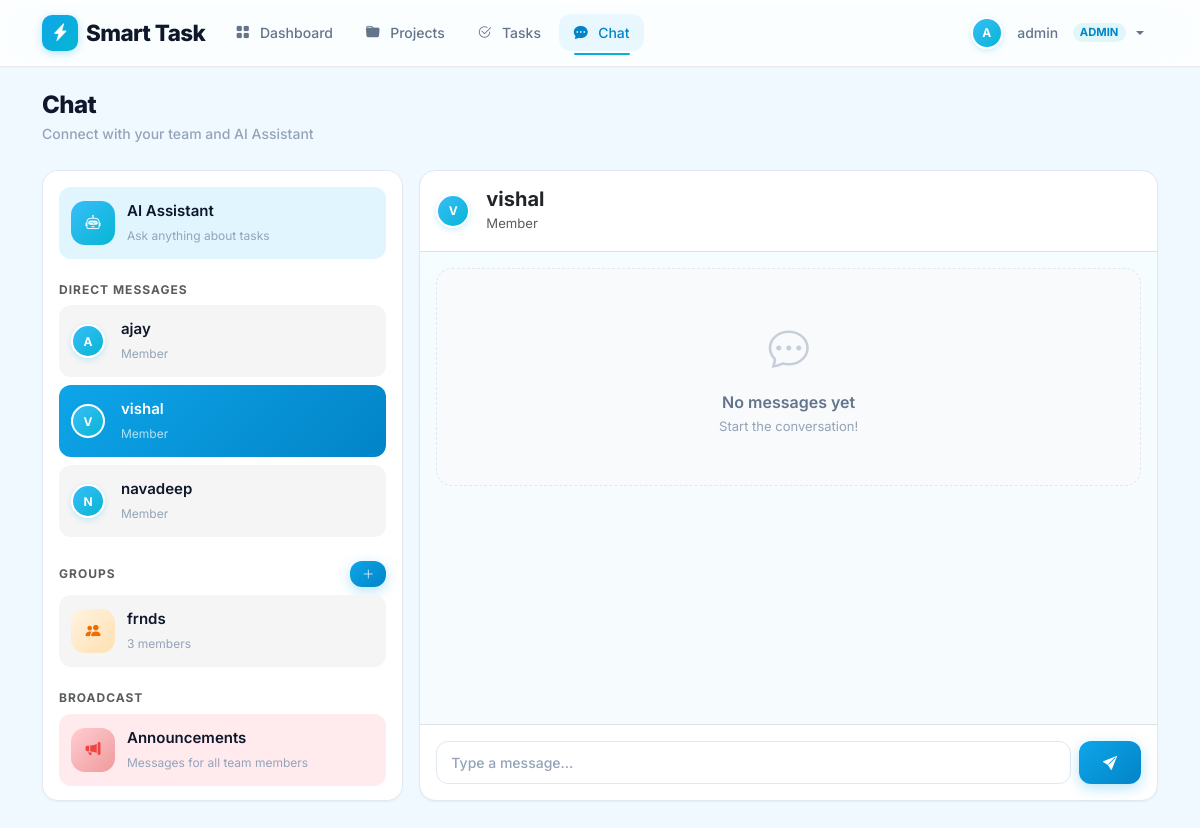
Screenshot of /chat?type=dm&id=3 (signed in) with the database file from the repository.
### app.py (models this page shows)
class User(db.Model):
    id = db.Column(db.Integer, primary_key=True)
    username = db.Column(db.String(80), unique=True, nullable=False)
    email = db.Column(db.String(120), unique=True, nullable=False)
    password = db.Column(db.String(200), nullable=False)
    role = db.Column(db.String(20), default='member')  # admin or member
    created_at = db.Column(db.DateTime, default=datetime.utcnow)
    owned_projects = db.relationship('Project', backref='owner', lazy=True, foreign_keys='Project.owner_id')
    member_projects = db.relationship('Project', secondary=project_members, backref='members')
    assigned_tasks = db.relationship('Task', backref='assignee', lazy=True, foreign_keys='Task.assigned_to')
    created_tasks = db.relationship('Task', backref='creator', lazy=True, foreign_keys='Task.created_by')

class ChatGroup(db.Model):
    id = db.Column(db.Integer, primary_key=True)
    name = db.Column(db.String(100), nullable=False)
    created_by = db.Column(db.Integer, db.ForeignKey('user.id'), nullable=False)
    created_at = db.Column(db.DateTime, default=datetime.utcnow)
    members = db.relationship('User', secondary=group_members, backref='chat_groups')
    creator = db.relationship('User', foreign_keys=[created_by])

### app.py (the view, shortened to what this page needs)
@app.route('/chat')
@login_required
def chat():
    user = User.query.get(session['user_id'])
    users = User.query.filter(User.id != user.id).all()
    groups = ChatGroup.query.all()
    try:
        chat_status = UserChatStatus.query.filter_by(user_id=user.id).first()
        if not chat_status:
            chat_status = UserChatStatus(user_id=user.id)
            db.session.add(chat_status)
        chat_status.last_read_at = datetime.utcnow()
        db.session.commit()
    except Exception:
        db.session.rollback()  # Table may not exist yet
    chat_type = request.args.get('type', 'ai')  # ai, dm, group, broadcast
    chat_id = request.args.get('id', type=int)
    messages = []
    selected_user = None
    selected_group = None
    ai_mode = False
    if chat_type == 'dm' and chat_id:
        selected_user = User.query.get(chat_id)
        messages = Message.query.filter(
            ((Message.sender_id == user.id) & (Message.receiver_id == chat_id)) |
            ((Message.sender_id == chat_id) & (Message.receiver_id == user.id))
        ).order_by(Message.created_at.asc()).all()
    elif chat_type == 'broadcast':
        messages = Message.query.filter_by(is_broadcast=True).order_by(Message.created_at.asc()).all()
    elif chat_type == 'ai':
        ai_mode = True
        messages = Message.query.filter_by(sender_id=user.id, receiver_id=user.id).order_by(Message.created_at.asc()).all()
    return render_template('chat.html',
                           users=users,
                           groups=groups,
                           user=user,
                           messages=messages,
                           chat_type=chat_type,
                           chat_id=chat_id,
                           selected_user=selected_user,
                           selected_group=selected_group,
                           ai_mode=ai_mode)

### app.py (called while the page is built)
def login_required(f):
    @wraps(f)
    def decorated_function(*args, **kwargs):
        if 'user_id' not in session:
            flash('Please login first.', 'error')
            return redirect(url_for('login'))
        return f(*args, **kwargs)
    return decorated_function

@app.context_processor
def inject_unread_messages():
    has_unread = False
    if 'user_id' in session:
        try:
            user_id = session['user_id']
            chat_status = UserChatStatus.query.filter_by(user_id=user_id).first()
            last_read = chat_status.last_read_at if chat_status else datetime.min
            unread = Message.query.filter(
                (Message.created_at > last_read) &
                (Message.sender_id != user_id) &
                (
                    (Message.receiver_id == user_id) |
                    (Message.is_broadcast == True) |
                    (Message.group_id != None)
                )
            ).first()
            has_unread = unread is not None
        except Exception:
            pass  # Table may not exist yet
    return dict(has_unread_messages=has_unread)

### templates/chat.html (shortened to what this page needs)
{% extends "base.html" %}
{% block content %}
<div class="page-header mb-4">
    <h2 class="mb-1">Chat</h2>
    <p class="mb-0">Connect with your team and AI Assistant</p>
</div>
<div class="row g-3">
    <div class="col-lg-4">
        <div class="card p-3 h-100" style="max-height: 75vh; overflow-y: auto;">
            <a href="{{ url_for('chat', type='ai') }}" class="chat-item ai {{ 'active' if chat_type == 'ai' else '' }}">
                <div class="chat-item-icon ai">
                    <i class="bi bi-robot text-white"></i>
                </div>
                <div>
                    <div class="chat-item-label">AI Assistant</div>
                    <small class="chat-item-sublabel">Ask anything about tasks</small>
                </div>
            </a>
            <h6 class="fw-bold mt-3 mb-2 text-muted" style="font-size:0.75rem;text-transform:uppercase;letter-spacing:1px;">Direct Messages</h6>
            {% for u in users %}
            <a href="{{ url_for('chat', type='dm', id=u.id) }}" class="chat-item dm {{ 'active' if chat_type == 'dm' and chat_id == u.id else '' }}">
                <div class="avatar-circle me-3">{{ u.username[0]|upper }}</div>
                <div>
                    <div class="chat-item-label">{{ u.username }}</div>
                    <small class="chat-item-sublabel">{{ u.role|capitalize }}</small>
                </div>
            </a>
            {% endfor %}
            <div class="d-flex justify-content-between align-items-center mt-3 mb-2">
                <h6 class="fw-bold text-muted mb-0" style="font-size:0.75rem;text-transform:uppercase;letter-spacing:1px;">Groups</h6>
                {% if user.role == 'admin' %}
                <button class="btn btn-sm btn-primary" style="padding:4px 12px;font-size:0.75rem;" data-bs-toggle="modal" data-bs-target="#createGroupModal">
                    <i class="bi bi-plus-lg"></i>
                </button>
                {% endif %}
            </div>
            {% for g in groups %}
            <a href="{{ url_for('chat', type='group', id=g.id) }}" class="chat-item group {{ 'active' if chat_type == 'group' and chat_id == g.id else '' }}">
                <div class="chat-item-icon group">
                    <i class="bi bi-people-fill"></i>
                </div>
                <div>
                    <div class="chat-item-label">{{ g.name }}</div>
                    <small class="chat-item-sublabel">{{ g.members|length }} members</small>
                </div>
            </a>
            {% else %}
            <p class="text-muted small">No groups yet.</p>
            {% endfor %}
            <h6 class="fw-bold mt-3 mb-2 text-muted" style="font-size:0.75rem;text-transform:uppercase;letter-spacing:1px;">Broadcast</h6>
            <a href="{{ url_for('chat', type='broadcast') }}" class="chat-item broadcast {{ 'active' if chat_type == 'broadcast' else '' }}">
                <div class="chat-item-icon broadcast">
                    <i class="bi bi-megaphone-fill"></i>
                </div>
                <div>
                    <div class="chat-item-label">Announcements</div>
                    <small class="chat-item-sublabel">Messages for all team members</small>
                </div>
            </a>
        </div>
    </div>
    <div class="col-lg-8">
        <div class="card p-0 h-100" style="max-height: 75vh; display:flex; flex-direction:column;">
            <div class="p-3 border-bottom d-flex align-items-center" style="flex-shrink:0;">
                {% if ai_mode %}
                <div class="stat-icon me-3" style="width:44px;height:44px;border-radius:14px;background:linear-gradient(135deg,var(--primary-light),var(--accent));">
                    <i class="bi bi-robot text-white"></i>
                </div>
                <div>
                    <h5 class="fw-bold mb-0">AI Assistant</h5>
                    <small class="text-muted">Smart Task AI</small>
                </div>
                {% elif chat_type == 'dm' and selected_user %}
                <div class="avatar-circle me-3">{{ selected_user.username[0]|upper }}</div>
                <div>
                    <h5 class="fw-bold mb-0">{{ selected_user.username }}</h5>
                    <small class="text-muted">{{ selected_user.role|capitalize }}</small>
                </div>
                {% else %}
                <div>
                    <h5 class="fw-bold mb-0">Select a chat</h5>
                    <small class="text-muted">Choose from the sidebar</small>
                </div>
                {% endif %}
            </div>
            <div class="p-3 flex-grow-1" style="overflow-y: auto; background: linear-gradient(180deg, rgba(224,247,250,0.3), rgba(227,242,253,0.3));">
                {% if messages %}
                    {% for msg in messages %}
                        {% set is_me = msg.sender_id == user.id %}
                        <div class="d-flex mb-3 {{ 'justify-content-end' if is_me else '' }}">
                            {% if not is_me %}
                            <div class="avatar-circle me-2 chat-avatar">{{ msg.sender.username[0]|upper }}</div>
                            {% endif %}
                            <div class="chat-bubble {{ 'me' if is_me else '' }}">
                                <div class="chat-bubble-name">
                                    {{ 'You' if is_me else msg.sender.username }}
                                    {% if msg.content.startswith('[AI Assistant]') %}<i class="bi bi-robot ms-1"></i>{% endif %}
                                </div>
                                <div>{{ msg.content.replace('[AI Assistant] ', '') if msg.content.startswith('[AI Assistant]') else msg.content }}</div>
                                <div class="chat-bubble-time">{{ msg.created_at.strftime('%b %d, %H:%M') }}</div>
                            </div>
                        </div>
                    {% endfor %}
                {% else %}
                    <div class="empty-state">
                        {% if ai_mode %}
                        <i class="bi bi-robot"></i>
                        <h5>AI Assistant</h5>
                        <p class="small">Try asking: "How many tasks do I have?" or "Give me a productivity tip"</p>
                        {% else %}
                        <i class="bi bi-chat-dots"></i>
                        <h5>No messages yet</h5>
                        <p class="small">Start the conversation!</p>
                        {% endif %}
                    </div>
                {% endif %}
            </div>
            {% if chat_type %}
            {% if chat_type == 'broadcast' and user.role != 'admin' %}
            <div class="p-3 border-top text-center text-muted small" style="flex-shrink:0;">
                <i class="bi bi-info-circle me-1"></i> Only admins can post announcements.
            </div>
            {% else %}
            <div class="p-3 border-top" style="flex-shrink:0;">
                <form method="POST" action="{{ url_for('send_message') }}" class="d-flex gap-2">
                    <input type="text" name="content" class="form-control flex-grow-1" placeholder="{{ 'Ask the AI Assistant...' if ai_mode else 'Type a message...' }}" required autocomplete="off">
                    <button type="submit" class="btn btn-primary px-4">
                        <i class="bi bi-send-fill"></i>
                    </button>
                </form>
            </div>
            {% endif %}
            {% endif %}
        </div>
    </div>
</div>
{% endblock %}

### templates/base.html (style rules this page uses)
:root { --primary: #0ea5e9; --primary-light: #38bdf8; --primary-dark: #0284c7; --accent: #06b6d4; --critical: #ef4444; --warning: #f59e0b; --safe: #10b981; --bg: #f0f9ff; --bg-surface: #ffffff; --text: #0f172a; --text-secondary: #64748b; --text-muted: #94a3b8; --border: #e2e8f0; --shadow-sm: 0 1px 2px 0 rgb(0 0 0 / 0.05); --shadow: 0 1px 3px 0 rgb(0 0 0 / 0.1), 0 1px 2px -1px rgb(0 0 0 / 0.1); --shadow-md: 0 4px 6px -1px rgb(0 0 0 / 0.1), 0 2px 4px -2px rgb(0 0 0 / 0.1); --shadow-lg: 0 10px 15px -3px rgb(0 0 0 / 0.1), 0 4px 6px -4px rgb(0 0 0 / 0.1); --shadow-xl: 0 20px 25px -5px rgb(0 0 0 / 0.1), 0 8px 10px -6px rgb(0 0 0 / 0.1); --radius-sm: 8px; --radius: 12px; --radius-lg: 16px; --radius-xl: 24px; --transition: all 0.25s cubic-bezier(0.4, 0, 0.2, 1); --font-sans: 'Inter', ui-sans-serif, system-ui, -apple-system, sans-serif; }
* { font-family: var(--font-sans); box-sizing: border-box; }
html { scroll-behavior: smooth; }
body { background: var(--bg); color: var(--text); min-height: 100vh; font-size: 0.9375rem; line-height: 1.6; -webkit-font-smoothing: antialiased; -moz-osx-font-smoothing: grayscale; }
.card { border: 1px solid var(--border); border-radius: var(--radius-lg); background: var(--bg-surface); box-shadow: var(--shadow-sm); transition: var(--transition); }
.btn-primary { background: linear-gradient(135deg, var(--primary), var(--primary-dark)); border: none; border-radius: var(--radius); font-weight: 600; padding: 0.6rem 1.25rem; font-size: 0.875rem; box-shadow: 0 4px 14px rgba(14,165,233,0.3); transition: var(--transition); color: white; }
.form-control, .form-select { border-radius: var(--radius); border: 1.5px solid var(--border); padding: 0.6rem 0.875rem; font-weight: 500; font-size: 0.875rem; background: var(--bg-surface); color: var(--text); transition: var(--transition); }
.form-control::placeholder { color: var(--text-muted); }
.empty-state { text-align: center; padding: 48px 24px; color: var(--text-muted); background: #f8fafc; border-radius: var(--radius-lg); border: 1px dashed var(--border); }
.empty-state i { font-size: 2.5rem; color: var(--text-muted); opacity: 0.5; margin-bottom: 0.75rem; display: block; }
.empty-state h5 { font-size: 1rem; font-weight: 600; color: var(--text-secondary); margin-bottom: 0.25rem; }
.empty-state p { font-size: 0.8125rem; margin-bottom: 0; }
.page-header { margin-bottom: 1.5rem; }
.page-header h2 { font-weight: 800; font-size: 1.5rem; letter-spacing: -0.025em; color: var(--text); }
.page-header p { color: var(--text-muted); font-size: 0.875rem; margin-top: 0.25rem; font-weight: 500; }
.avatar-circle { width: 34px; height: 34px; border-radius: 50%; background: linear-gradient(135deg, var(--primary-light), var(--accent)); display: inline-flex; align-items: center; justify-content: center; color: white; font-weight: 700; font-size: 0.75rem; box-shadow: 0 2px 6px rgba(14,165,233,0.2); border: 2px solid white; }
.chat-item { display: flex; align-items: center; padding: 0.75rem; margin-bottom: 0.5rem; border-radius: var(--radius); text-decoration: none; transition: var(--transition); }
.chat-item.active { background: linear-gradient(135deg, var(--primary), var(--primary-dark)); color: white; }
.chat-item.active .chat-item-label { color: white; }
.chat-item.active .chat-item-sublabel { color: rgba(255,255,255,0.7); }
.chat-item-icon { width: 44px; height: 44px; border-radius: 14px; display: flex; align-items: center; justify-content: center; margin-right: 0.75rem; flex-shrink: 0; }
.chat-item-label { font-weight: 600; color: var(--text); }
.chat-item-sublabel { font-size: 0.75rem; color: var(--text-muted); }
.chat-item.active .chat-item-label { color: white !important; }
.chat-item.active .chat-item-sublabel { color: rgba(255,255,255,0.7) !important; }
.chat-item.ai { background: #e1f5fe; }
.chat-item.dm { background: #f5f5f5; }
.chat-item.group { background: #f5f5f5; }
.chat-item.broadcast { background: #ffebee; }
.chat-item.active { background: linear-gradient(135deg, var(--primary), var(--primary-dark)) !important; color: white; }
.chat-item-icon.ai { background: linear-gradient(135deg, var(--primary-light), var(--accent)); }
.chat-item-icon.group { background: linear-gradient(135deg, #fff3e0, #ffe0b2); }
.chat-item-icon.broadcast { background: linear-gradient(135deg, #ffcdd2, #ef9a9a); }
.chat-item-icon.group i { color: #ef6c00; }
.chat-item-icon.broadcast i { color: #ef4444; }

### rows the page displays
User: username "A", username "ajay", role "Member"
User: username "V", username "vishal", role "Member"
User: username "N", username "navadeep", role "Member"
ChatGroup: name "frnds", members|length "3"

### other values shown
{{ session.username[0]|upper }} "A"
{{ session.username }} "admin"
